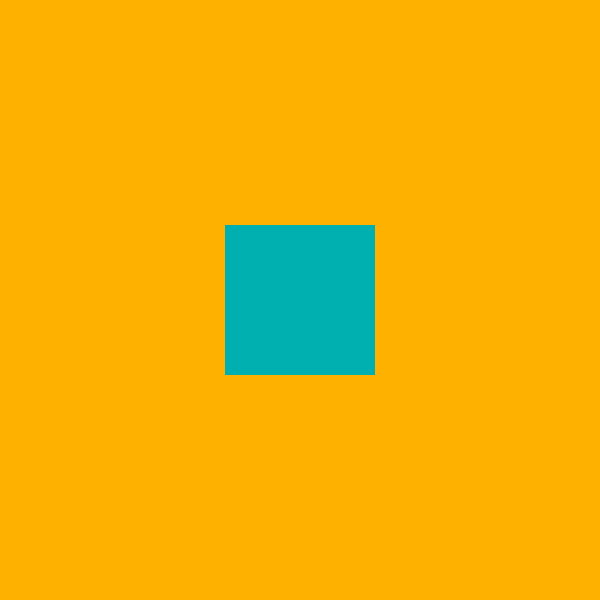
Frame 1 (no input)
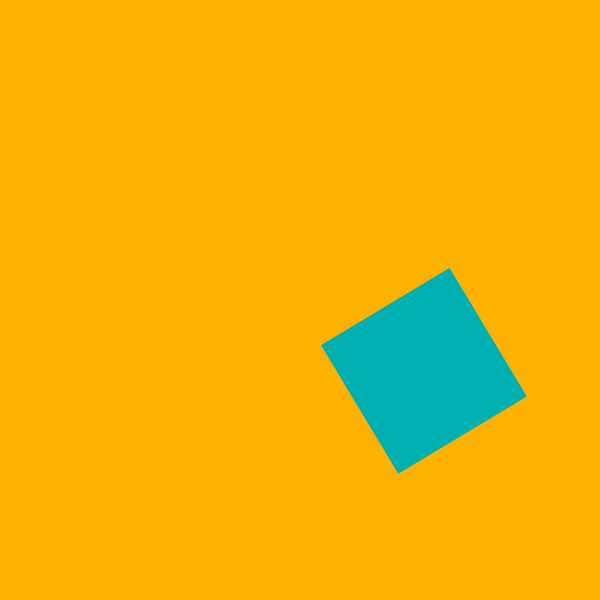
Frame 60 (the mouse pressed at the canvas centre just before this capture)
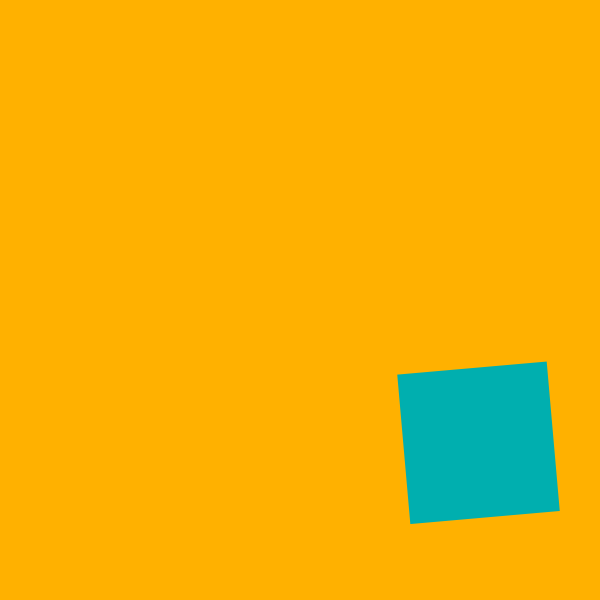
Frame 120 (the mouse held since frame 60 and released just before this capture)

The Processing sketch that drew these frames (run headless with seeded random() and noise(); from frame 60 on, the mouse is pressed at the canvas centre):

// Processing sketch: fEd_ch4_rotating_frame
// ── fEd_ch4_rotating_frame.pde
float x, y, w, dX, dY, theta, dTheta, cornerRadiusOffset, dynamicRadius, collisionTheta;

void setup() {
  size(600, 600);
  
  x = width / 2;
  y = width / 2;
  w = 150;
  dX = 2.1;
  dY = 1.2;
  dTheta = PI / 180;
  fill(0, 175, 175);
  noStroke();
}

void draw() {
  background(255, 177, 0);
  
  pushMatrix();
  translate(x, y);
  rotate(theta);
  rect(-w / 2, -w / 2, w, w);
  popMatrix();
  
  collide();
  
  x += dX;
  y += dY;
   
  theta += dTheta;
}

void collide() {
  
  cornerRadiusOffset = 0.41421354 * w / 2;
  dynamicRadius = abs(sin(collisionTheta) * cornerRadiusOffset);
  
  if ((x > (width - dynamicRadius - w / 2)) || (x < (dynamicRadius + w / 2))) {
    dX *= -1;
    dTheta *= -1;
  }
  
  if ((y > (height - dynamicRadius - w / 2)) || (y < (dynamicRadius + w / 2))) {
    dY *= -1;
    dTheta *= -1;
  }
  
  collisionTheta += dTheta * 2;
}
